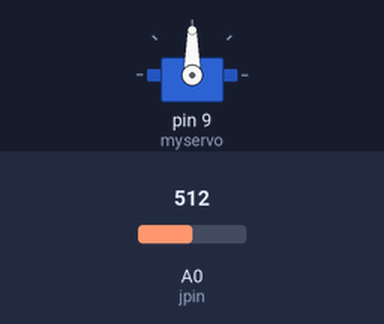
Recording of a sketch running on a simulated Arduino Uno, built with avr-gcc and run on an emulated ATmega328P. On the bench: servo. Inputs (shaded band) come from the test bench; at power-on: A0 (jpin) = 512.

Above: at 1.2 s.
1.3 s: A0 (jpin) set to 716
At 1.7 s:
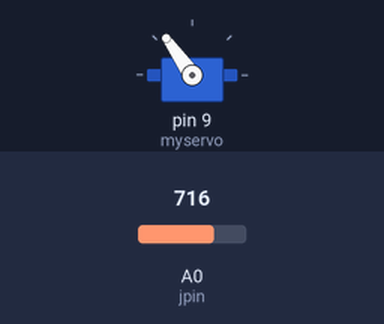
2.8 s: A0 (jpin) set to 900
At 3.6 s:
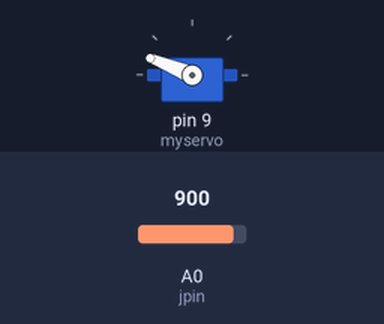
4.3 s: A0 (jpin) set to 1023
At 5.2 s:
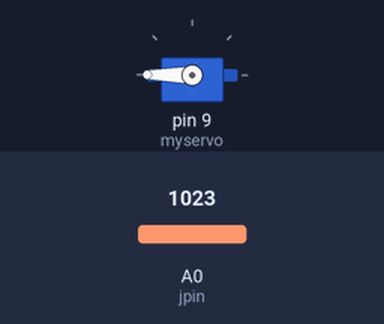
5.8 s: A0 (jpin) set to 306
At 7.0 s:
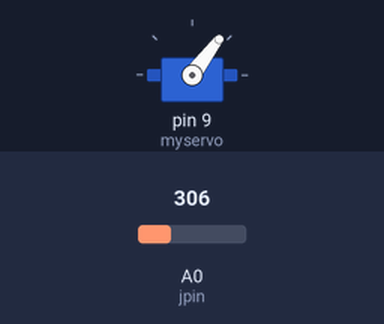
7.3 s: A0 (jpin) set to 122
At 7.6 s:
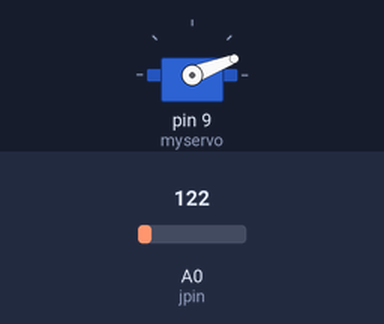
Timing chart, 0 to 9.8 s (numbered marks = the images above; inputs shaded):
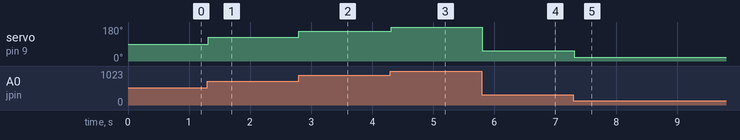

Measured:
- after the input at 1.3 s, servo on pin 9 (myservo): 90° → 125° at once
- after the input at 2.8 s, servo on pin 9 (myservo): 125° → 158° at once
- after the input at 4.3 s, servo on pin 9 (myservo): 158° → 180° at once
- after the input at 5.8 s, servo on pin 9 (myservo): 180° → 53° at once
- after the input at 7.3 s, servo on pin 9 (myservo): 53° → 21° at once

The sketch:

SERVOJOYSTICK.ino
```cpp
// Include the library for the Servo:
#include <Servo.h>

// Gives the code an object to call by
Servo myservo;

// give intergers to variables:
int jpin = A0;
int jstick;
int val;

void setup() {
  // put your setup code here, to run once:
  myservo.attach(9);    // Set servo pin to 9
}

void loop() {
  // put your main code here, to run repeatedly:
jstick = analogRead(jpin);           // Reads the value of the joystick
val = map(jstick, 0, 1023, 0 ,180);  // Calculate the values of 0-1023 to turn into 0-180
myservo.write(val);                  //  Send the values to the Servo

delay(25);        // Stop the program for 25 ms
}
```
